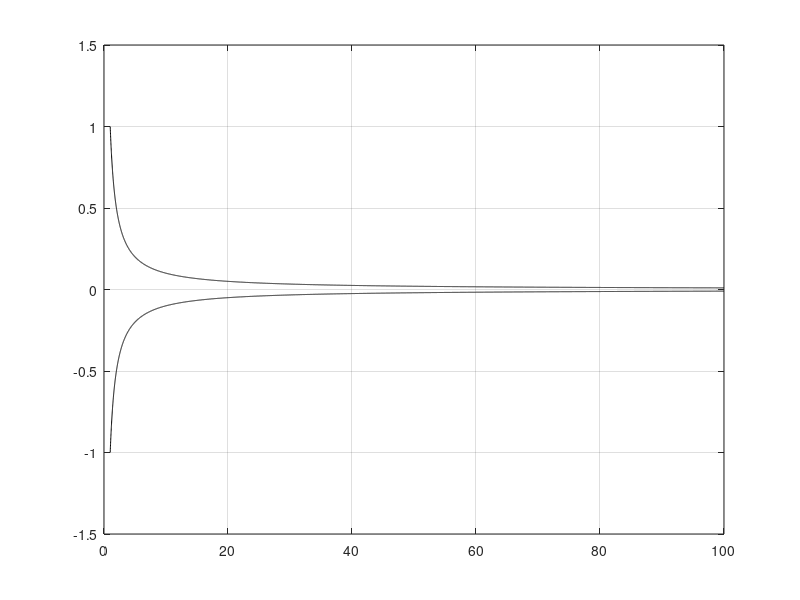

This chart was generated by the following MATLAB code:
clc
clear all
close all

x = 1:0.01:100;
y=1./x;
y1=-y;
plot(x,y,'k-',"markersize",100)
hold on
plot(x,y1,'k-',"markersize",100)
ylim([-1.5,1.5])
grid on